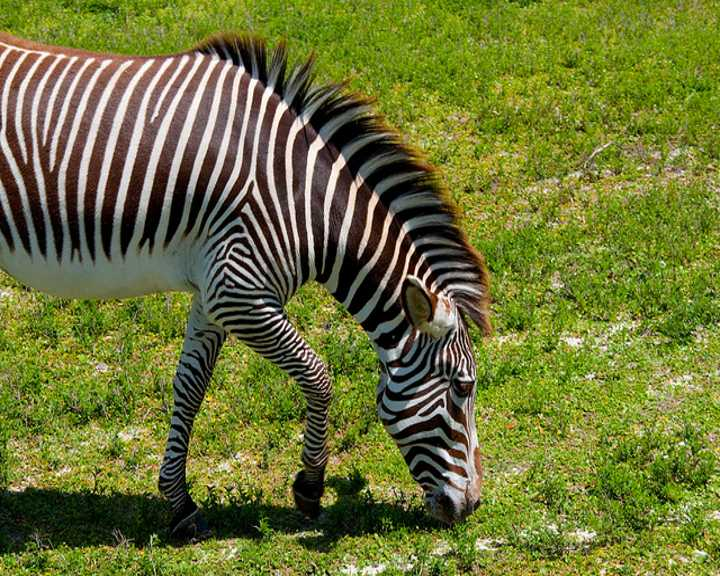
#> input picture notebooks/input/000000000034.jpg, 720 x 576 px; its folder holds only this picture in this run
$ jupyter execute --allow-errors coloring.ipynb
#> lines starting #> are read from the running program, lines starting #| are printed output that depends on the picture
# Colorisation des images en rose ou en vert

Ce pipeline visant à créer un jeu de données va prendre en paramètre une liste d'images *jpg* d'un dossier *input*. Les images vont se voir appliquer des effets de rotation et de mirroir avant de superposer un filtre de couleur dont la teinte est similaire aux exemples donnés.
Les images traitées se trouveront dans un fichier *output*, leur nouveaux nom indique les transformations appliquées.

### Importations

[cell 1]
from PIL import Image, ImageDraw, ImageEnhance
import numpy as np
import random
import os

pink={'colName':"pink", 'colValue':(250,0,100)}
green={'colName':"green", 'colValue':(85,245,81)}

def coloringGenerator(fileName):
   #image load
#> called with fileName = '000000000034.jpg'
    img = Image.open('./input/'+fileName)
#> img is the input picture: PIL image 720x576 RGB; mean R, G, B 109.6, 116.3, 54.3
    img = img.convert("RGBA")
#> img: PIL image 720x576 RGBA
    #display(img)

    rotate(img, fileName, green)
    rotate(img, fileName, pink)
    mirror(img, fileName, green)
    mirror(img, fileName, pink)

### Transformation de l'image de base

[cell 2]
def mirror(img, fileName, color):
    ## Mirror the image
    img = img.transpose(method=Image.FLIP_LEFT_RIGHT)

    img = Coloring(img, random.randrange(30, 100), color['colValue'])

    splitName = fileName.split('.')
    img.save('./output/'+color['colName']+'/'+splitName[0]+'_mirror_'+color['colName']+'.'+splitName[1])


def rotate(img, fileName, color):
    ## Rotate image of 90° and resize to 720 * 576px
#> called with fileName = '000000000034.jpg'
    img = img.transpose(method=Image.TRANSPOSE)
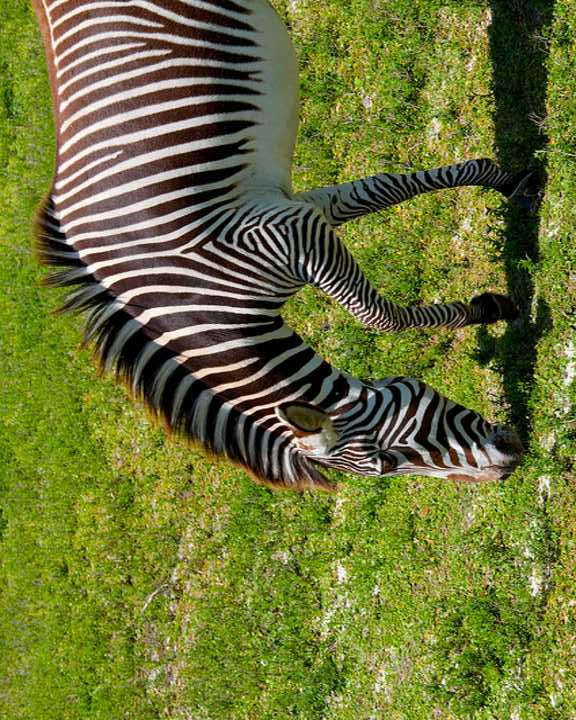
#> img: PIL image 576x720 RGBA; mean R, G, B, A 109.6, 116.3, 54.3, 255
    img = img.resize((720, 576), Image.LANCZOS)
#> img: PIL image 720x576 RGBA

    #print(color)
    img = Coloring(img, random.randrange(30, 100), color['colValue'])

    splitName = fileName.split('.')
    img.save('./output/'+color['colName']+'/'+splitName[0]+'_rotated_'+color['colName']+'.'+splitName[1])
    #display(img)

### Application du filtre de couleur

[cell 3]
# Apply pink filter
def Coloring(img, numb_random, color):
    #pink filter creation
#> called with numb_random = 79, color = (85, 245, 81)
    overlay = Image.new("RGBA", img.size, color= (*color ,0))
    colorFilter = ImageDraw.Draw(overlay)
    colorFilter.rectangle([(0,0), (img.width, numb_random-1)], fill=(*color ,150))

    # image filter fusion
    img = Image.alpha_composite(img, overlay)
    img = img.convert("RGB")
#> img: PIL image 720x576 RGB

    # local brightness enhancement
    ic = img.crop((0, 0, img.width, numb_random))#left, top, right, bottom
    brightnessFilter = ImageEnhance.Brightness(ic)
    ic = brightnessFilter.enhance(1.8)
    img.paste(ic, (0, 0, img.width, numb_random))

    return img

### Parcourir le dossier des fichiers de base

[cell 4]
import cv2
import matplotlib.pyplot as plt
import numpy as np
import operator

for file in os.listdir('./input'):
    if(file.__contains__('.jpg')):
        #print(file.split('.')[0])
        coloringGenerator(file)
#> call 2 of Coloring, with numb_random = 83, color = (250, 0, 100)
#> in Coloring (call 2), `ic = img.crop((0, 0, img.width, numb_random))#left, top, right, bottom`:
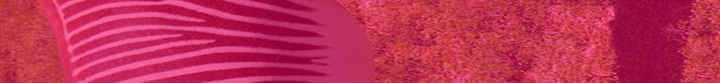
#> ic: PIL image 720x83 RGB; mean R, G, B 192.5, 46.1, 85
#> in Coloring (call 2), `ic = brightnessFilter.enhance(1.8)`:
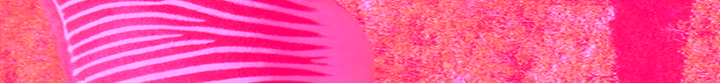
#> ic: PIL image 720x83 RGB; mean R, G, B 255, 82.5, 151.8
#> in Coloring (call 2), `img.paste(ic, (0, 0, img.width, numb_random))`:
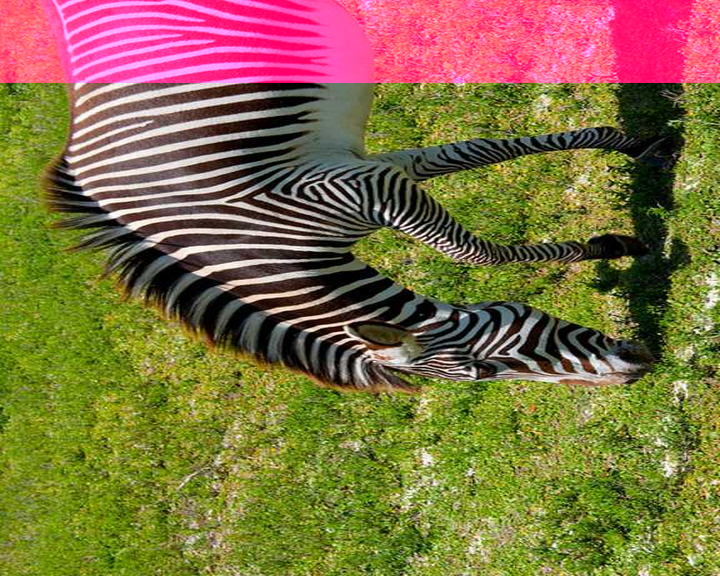
#> img: PIL image 720x576 RGB; mean R, G, B 130.4, 112, 67.2
#> call 3 of Coloring, with numb_random = 35, color = (85, 245, 81)
#> in Coloring (call 3), `ic = brightnessFilter.enhance(1.8)`:
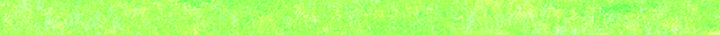
#> ic: PIL image 720x35 RGB; mean R, G, B 175.2, 255, 105.8
#> in Coloring (call 3), `img.paste(ic, (0, 0, img.width, numb_random))`:
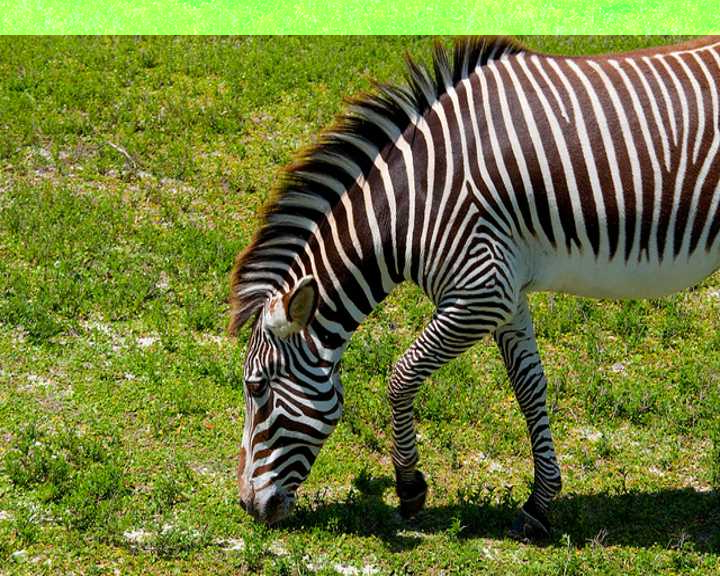
#> img: PIL image 720x576 RGB; mean R, G, B 113.2, 123.3, 59
#> call 4 of Coloring, with numb_random = 63, color = (250, 0, 100)
#> in Coloring (call 4), `img = Image.alpha_composite(img, overlay)`:
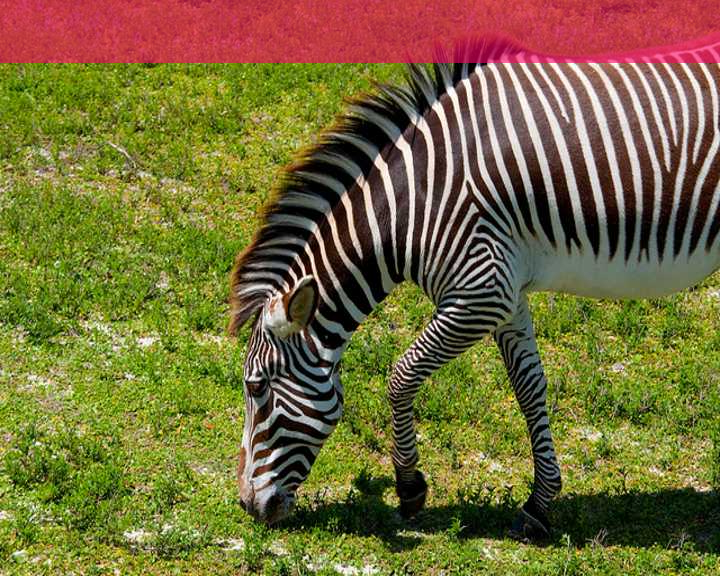
#> img: PIL image 720x576 RGBA; mean R, G, B, A 118.1, 107.6, 58.6, 255
#> in Coloring (call 4), `ic = img.crop((0, 0, img.width, numb_random))#left, top, right, bottom`:
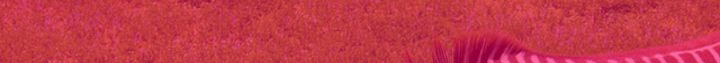
#> ic: PIL image 720x63 RGB; mean R, G, B 195.3, 55.5, 72.1
#> in Coloring (call 4), `ic = brightnessFilter.enhance(1.8)`:
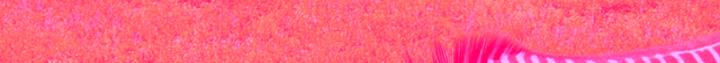
#> ic: PIL image 720x63 RGB; mean R, G, B 255, 99.5, 129.3
#> in Coloring (call 4), `img.paste(ic, (0, 0, img.width, numb_random))`:
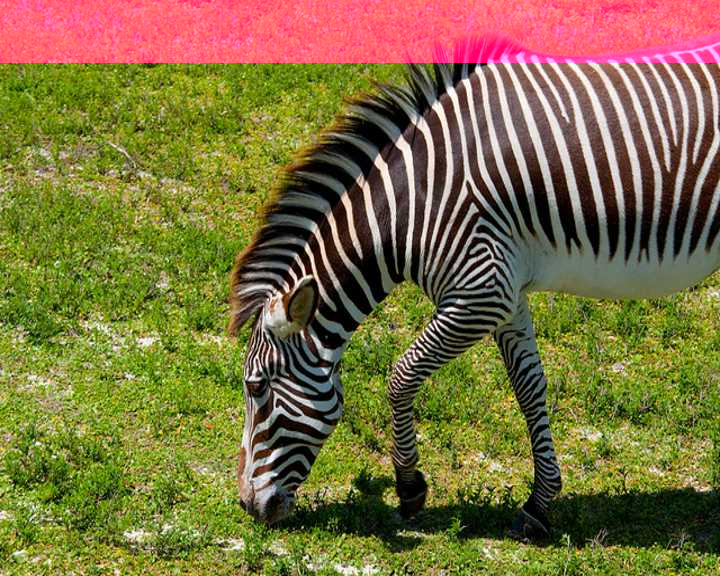
#> img: PIL image 720x576 RGB; mean R, G, B 124.7, 112.4, 64.9
